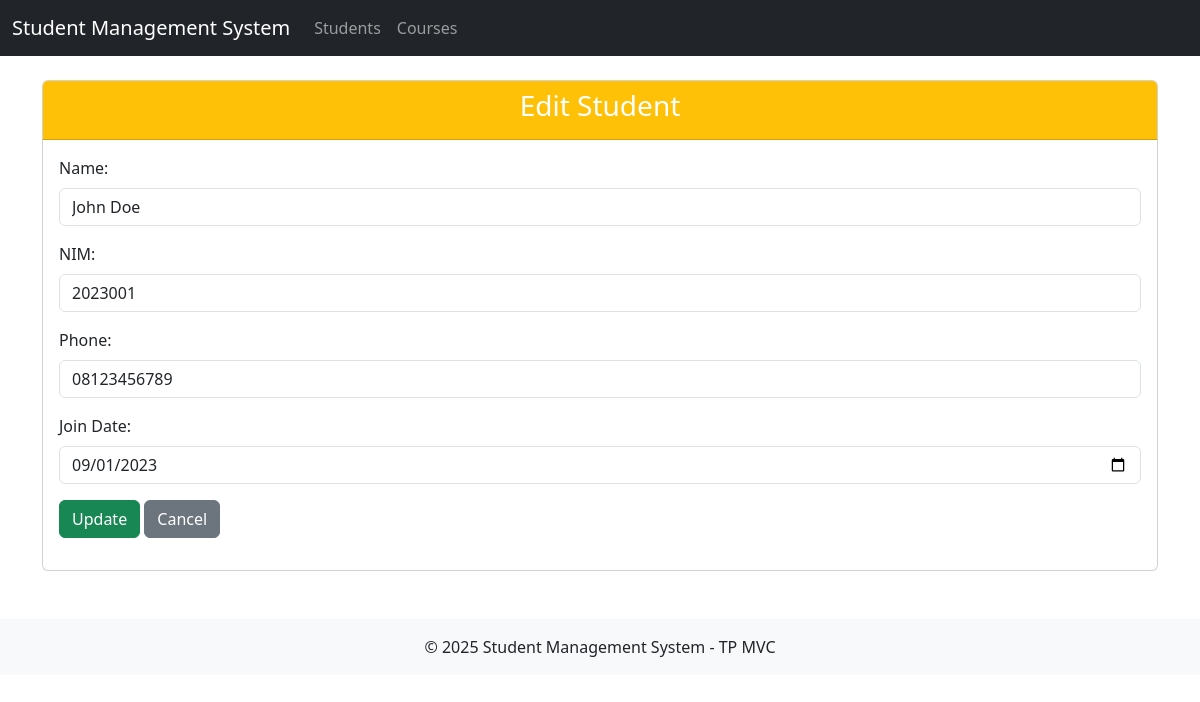
The app's page /index.php?controller=student&action=edit&id=1 with its own data.
### tables this page shows
CREATE TABLE IF NOT EXISTS `students` (
  `id` int(11) NOT NULL AUTO_INCREMENT,
  `name` varchar(100) NOT NULL,
  `nim` varchar(20) NOT NULL,
  `phone` varchar(15) NOT NULL,
  `join_date` date NOT NULL,
  PRIMARY KEY (`id`)
);

### controllers/StudentController.php (called while the page is built, shortened)
<?php
include_once 'models/Student.class.php';
class StudentController {
    public function edit() {
        $id = $_GET['id'];
        $student = Student::getById($id);
        require_once 'views/student/edit.php';
    }
}

### models/DB.class.php (called while the page is built, shortened)
<?php
class DB {
    private static $instance = NULL;
    private $mysqli;
    private function __construct() {
        $this->mysqli = new mysqli('localhost', 'root', '', 'db_mvc');
    }
    public static function getInstance() {
        if (!isset(self::$instance)) {
            self::$instance = new DB();
        }
        return self::$instance;
    }
    public function query($sql) {
        return $this->mysqli->query($sql);
    }
    public function escape_string($string) {
        return $this->mysqli->real_escape_string($string);
    }
}

### models/Student.class.php (called while the page is built, shortened)
<?php
class Student {
    private $id;
    private $name;
    private $nim;
    private $phone;
    private $join_date;
    public function __construct($id = '', $name = '', $nim = '', $phone = '', $join_date = '') {
        $this->id = $id;
        $this->name = $name;
        $this->nim = $nim;
        $this->phone = $phone;
        $this->join_date = $join_date;
    }
    public function getId() {
        return $this->id;
    }
    public function getName() {
        return $this->name;
    }
    public function getNim() {
        return $this->nim;
    }
    public function getPhone() {
        return $this->phone;
    }
    public function getJoinDate() {
        return $this->join_date;
    }
    public static function getById($id) {
        $db = DB::getInstance();
        $sql = "SELECT * FROM students WHERE id = " . $db->escape_string($id);
        $result = $db->query($sql);
        if ($result->num_rows > 0) {
            $row = $result->fetch_assoc();
            return new Student(
                $row['id'],
                $row['name'],
                $row['nim'],
                $row['phone'],
                $row['join_date']
            );
        }
        return null;
    }
}

### models/Template.class.php (called while the page is built)
<?php
class Template {
    private $template_file;
    private $template_vars = array();
    public function __construct($template_file) {
        $this->template_file = $template_file;
    }
    public function set($var_name, $var_value) {
        $this->template_vars[$var_name] = $var_value;
    }
    public function render() {
        if (file_exists($this->template_file)) {
            $template = file_get_contents($this->template_file);
            foreach ($this->template_vars as $key => $value) {
                $template = str_replace("{{" . $key . "}}", $value, $template);
            }
            return $template;
        } else {
            return "Error: Template file not found!";
        }
    }
}

### views/student/edit.php (the view, shortened to what this page needs)
<?php
$content = '
<div class="card">
    <div class="card-header bg-warning text-white">
        <h3 class="text-center">Edit Student</h3>
    </div>
    <div class="card-body">
        <form method="post" action="index.php?controller=student&action=edit&id=' . $student->getId() . '">
            <div class="mb-3">
                <label for="name" class="form-label">Name:</label>
                <input type="text" class="form-control" id="name" name="name" value="' . $student->getName() . '" required>
            </div>
            <div class="mb-3">
                <label for="nim" class="form-label">NIM:</label>
                <input type="text" class="form-control" id="nim" name="nim" value="' . $student->getNim() . '" required>
            </div>
            <div class="mb-3">
                <label for="phone" class="form-label">Phone:</label>
                <input type="text" class="form-control" id="phone" name="phone" value="' . $student->getPhone() . '" required>
            </div>
            <div class="mb-3">
                <label for="join_date" class="form-label">Join Date:</label>
                <input type="date" class="form-control" id="join_date" name="join_date" value="' . $student->getJoinDate() . '" required>
            </div>
            <div class="mb-3">
                <button type="submit" class="btn btn-success">Update</button>
                <a href="index.php?controller=student&action=index" class="btn btn-secondary">Cancel</a>
            </div>
        </form>
    </div>
</div>';
$template = new Template('templates/index.html');
$template->set('page_title', 'Edit Student');
$template->set('content', $content);
echo $template->render();

### records on screen
students: name "John Doe", nim "2023001", phone "08123456789", join_date "09/01/2023"

### other values on screen
$template->render() "Student Management System Students Courses © 2025 Student Management System - TP MVC"
